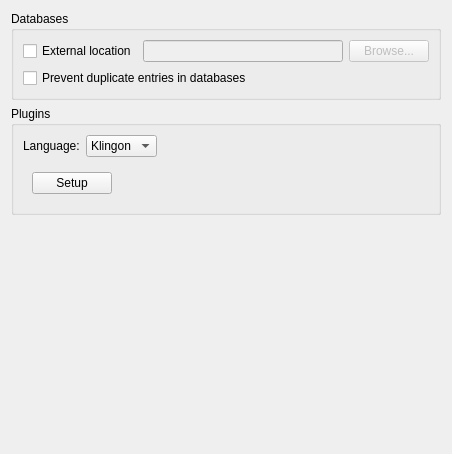
         <widget class="QWidget" name="pageSettings">
          <layout class="QVBoxLayout" name="verticalLayout_5">
           <item>
            <widget class="QGroupBox" name="groupBox_12">
             <property name="title">
              <string>Databases</string>
             </property>
             <layout class="QVBoxLayout" name="verticalLayout_9">
              <item>
               <layout class="QHBoxLayout" name="horizontalLayout_19">
                <item>
                 <widget class="QCheckBox" name="settExtDirCheck">
                  <property name="toolTip">
                   <string>Use an alternate directory to keep the databases.
Otherwise the default ('.wynn' under the user's
home directory) will be used. Makes it easy to put
the deatabases on a removable drive for easy
synchronization between machines. I the media is
unavailable, the default directory will be reverted to.</string>
                  </property>
                  <property name="text">
                   <string>External location</string>
                  </property>
                 </widget>
                </item>
                <item>
                 <widget class="QLineEdit" name="settExtDirEdit">
                  <property name="enabled">
                   <bool>false</bool>
                  </property>
                  <property name="minimumSize">
                   <size>
                    <width>200</width>
                    <height>0</height>
                   </size>
                  </property>
                  <property name="readOnly">
                   <bool>true</bool>
                  </property>
                 </widget>
                </item>
                <item>
                 <widget class="QPushButton" name="settExtDirButton">
                  <property name="enabled">
                   <bool>false</bool>
                  </property>
                  <property name="text">
                   <string>Browse...</string>
                  </property>
                 </widget>
                </item>
               </layout>
              </item>
              <item>
               <widget class="QCheckBox" name="settNoDuplCheck">
                <property name="toolTip">
                 <string>User databases will guard against duplicate items.</string>
                </property>
                <property name="text">
                 <string>Prevent duplicate entries in databases</string>
                </property>
                <property name="checked">
                 <bool>false</bool>
                </property>
               </widget>
              </item>
             </layout>
            </widget>
           </item>
           <item>
            <widget class="QGroupBox" name="groupBox">
             <property name="title">
              <string>Plugins</string>
             </property>
             <layout class="QVBoxLayout" name="verticalLayout_3">
              <item>
               <layout class="QHBoxLayout" name="horizontalLayout_4">
                <item>
                 <widget class="QLabel" name="label_6">
                  <property name="text">
                   <string>Language:</string>
                  </property>
                 </widget>
                </item>
                <item>
                 <widget class="QComboBox" name="settPluginCombo">
                  <item>
                   <property name="text">
                    <string>Klingon</string>
                   </property>
                  </item>
                 </widget>
                </item>
                <item>
                 <spacer name="horizontalSpacer_8">
                  <property name="orientation">
                   <enum>Qt::Horizontal</enum>
                  </property>
                  <property name="sizeHint" stdset="0">
                   <size>
                    <width>40</width>
                    <height>20</height>
                   </size>
                  </property>
                 </spacer>
                </item>
               </layout>
              </item>
              <item>
               <widget class="QStackedWidget" name="settPluginStack">
                <property name="sizePolicy">
                 <sizepolicy hsizetype="Preferred" vsizetype="Maximum">
                  <horstretch>0</horstretch>
                  <verstretch>0</verstretch>
                 </sizepolicy>
                </property>
                <widget class="QWidget" name="page_3">
                 <layout class="QVBoxLayout" name="verticalLayout_4">
                  <item>
                   <layout class="QHBoxLayout" name="horizontalLayout_5">
                    <item>
                     <widget class="QPushButton" name="pushButton_2">
                      <property name="text">
                       <string>Setup</string>
                      </property>
                     </widget>
                    </item>
                    <item>
                     <spacer name="horizontalSpacer_9">
                      <property name="orientation">
                       <enum>Qt::Horizontal</enum>
                      </property>
                      <property name="sizeHint" stdset="0">
                       <size>
                        <width>40</width>
                        <height>20</height>
                       </size>
                      </property>
                     </spacer>
                    </item>
                   </layout>
                  </item>
                 </layout>
                </widget>
               </widget>
              </item>
             </layout>
            </widget>
           </item>
           <item>
            <spacer name="verticalSpacer">
             <property name="orientation">
              <enum>Qt::Vertical</enum>
             </property>
             <property name="sizeHint" stdset="0">
              <size>
               <width>20</width>
               <height>228</height>
              </size>
             </property>
            </spacer>
           </item>
          </layout>
         </widget>
